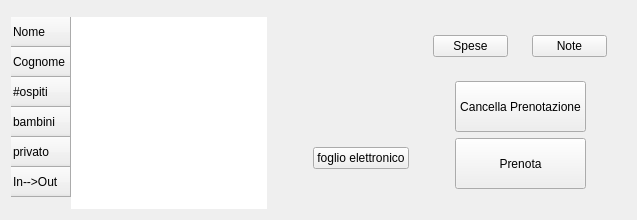
                  <widget class="QWidget" name="tab1">
                      <attribute name="title">
                          <string>Calendario</string>
                      </attribute>
                      <layout class="QGridLayout" name="gridLayout">
                          <item row="0" column="0">
                              <widget class="QFrame" name="frame_calendar">
                                  <property name="sizePolicy">
                                      <sizepolicy hsizetype="Expanding" vsizetype="Expanding">
                                          <horstretch>0</horstretch>
                                          <verstretch>0</verstretch>
                                      </sizepolicy>
                                  </property>
                                  <property name="frameShape">
                                      <enum>QFrame::StyledPanel</enum>
                                  </property>
                                  <property name="frameShadow">
                                      <enum>QFrame::Raised</enum>
                                  </property>
                              </widget>
                          </item>
                          <item row="1" column="0">
                              <layout class="QHBoxLayout" name="horizontalLayout_26">
                                  <item>
                                      <widget class="QTableWidget" name="tableWidget_info_ospite">
                                          <property name="sizePolicy">
                                              <sizepolicy hsizetype="Fixed" vsizetype="Fixed">
                                                  <horstretch>0</horstretch>
                                                  <verstretch>0</verstretch>
                                              </sizepolicy>
                                          </property>
                                          <property name="maximumSize">
                                              <size>
                                                  <width>300</width>
                                                  <height>220</height>
                                              </size>
                                          </property>
                                          <property name="frameShape">
                                              <enum>QFrame::NoFrame</enum>
                                          </property>
                                          <property name="verticalScrollBarPolicy">
                                              <enum>Qt::ScrollBarAlwaysOff</enum>
                                          </property>
                                          <property name="horizontalScrollBarPolicy">
                                              <enum>Qt::ScrollBarAlwaysOff</enum>
                                          </property>
                                          <property name="editTriggers">
                                              <set>QAbstractItemView::NoEditTriggers</set>
                                          </property>
                                          <property name="selectionMode">
                                              <enum>QAbstractItemView::NoSelection</enum>
                                          </property>
                                          <property name="showGrid">
                                              <bool>false</bool>
                                          </property>
                                          <attribute name="horizontalHeaderVisible">
                                              <bool>false</bool>
                                          </attribute>
                                          <attribute name="horizontalHeaderDefaultSectionSize">
                                              <number>115</number>
                                          </attribute>
                                          <attribute name="horizontalHeaderMinimumSectionSize">
                                              <number>50</number>
                                          </attribute>
                                          <attribute name="horizontalHeaderStretchLastSection">
                                              <bool>false</bool>
                                          </attribute>
                                          <row>
                                              <property name="text">
                                                  <string>Nome</string>
                                              </property>
                                          </row>
                                          <row>
                                              <property name="text">
                                                  <string>Cognome</string>
                                              </property>
                                          </row>
                                          <row>
                                              <property name="text">
                                                  <string>#ospiti</string>
                                              </property>
                                          </row>
                                          <row>
                                              <property name="text">
                                                  <string>bambini</string>
                                              </property>
                                          </row>
                                          <row>
                                              <property name="text">
                                                  <string>privato</string>
                                              </property>
                                          </row>
                                          <row>
                                              <property name="text">
                                                  <string>In--&gt;Out</string>
                                              </property>
                                          </row>
                                          <column>
                                              <property name="text">
                                                  <string>New Column</string>
                                              </property>
                                          </column>
                                          <column>
                                              <property name="text">
                                                  <string>New Column</string>
                                              </property>
                                          </column>
                                      </widget>
                                  </item>
                                  <item>
                                      <spacer name="horizontalSpacer_15">
                                          <property name="orientation">
                                              <enum>Qt::Horizontal</enum>
                                          </property>
                                          <property name="sizeHint" stdset="0">
                                              <size>
                                                  <width>40</width>
                                                  <height>20</height>
                                              </size>
                                          </property>
                                      </spacer>
                                  </item>
                                  <item>
                                      <layout class="QVBoxLayout" name="verticalLayout_11">
                                          <item>
                                              <widget class="QLabel" name="label_data">
                                                  <property name="sizePolicy">
                                                      <sizepolicy hsizetype="Fixed" vsizetype="Preferred">
                                                          <horstretch>0</horstretch>
                                                          <verstretch>0</verstretch>
                                                      </sizepolicy>
                                                  </property>
                                                  <property name="minimumSize">
                                                      <size>
                                                          <width>90</width>
                                                          <height>0</height>
                                                      </size>
                                                  </property>
                                                  <property name="text">
                                                      <string/>
                                                  </property>
                                              </widget>
                                          </item>
                                          <item>
                                              <widget class="QPushButton" name="bot_foglio">
                                                  <property name="text">
                                                      <string>foglio elettronico</string>
                                                  </property>
                                              </widget>
                                          </item>
                                          <item>
                                              <spacer name="verticalSpacer_6">
                                                  <property name="orientation">
                                                      <enum>Qt::Vertical</enum>
                                                  </property>
                                                  <property name="sizeType">
                                                      <enum>QSizePolicy::Preferred</enum>
                                                  </property>
                                                  <property name="sizeHint" stdset="0">
                                                      <size>
                                                          <width>20</width>
                                                          <height>40</height>
                                                      </size>
                                                  </property>
                                              </spacer>
                                          </item>
                                      </layout>
                                  </item>
                                  <item>
                                      <layout class="QVBoxLayout" name="verticalLayout_12">
                                          <item>
                                              <layout class="QHBoxLayout" name="horizontalLayout">
                                                  <item>
                                                      <widget class="RedProgressButton" name="bot_spese">
                                                          <property name="minimumSize">
                                                              <size>
                                                                  <width>75</width>
                                                                  <height>0</height>
                                                              </size>
                                                          </property>
                                                          <property name="maximumSize">
                                                              <size>
                                                                  <width>75</width>
                                                                  <height>16777215</height>
                                                              </size>
                                                          </property>
                                                          <property name="text">
                                                              <string>Spese</string>
                                                          </property>
                                                      </widget>
                                                  </item>
                                                  <item>
                                                      <widget class="QPushButton" name="bot_note">
                                                          <property name="minimumSize">
                                                              <size>
                                                                  <width>75</width>
                                                                  <height>0</height>
                                                              </size>
                                                          </property>
                                                          <property name="maximumSize">
                                                              <size>
                                                                  <width>75</width>
                                                                  <height>16777215</height>
                                                              </size>
                                                          </property>
                                                          <property name="text">
                                                              <string>Note</string>
                                                          </property>
                                                      </widget>
                                                  </item>
                                              </layout>
                                          </item>
                                          <item>
                                              <layout class="QHBoxLayout" name="horizontalLayout_22">
                                                  <item>
                                                      <spacer name="horizontalSpacer_18">
                                                          <property name="orientation">
                                                              <enum>Qt::Horizontal</enum>
                                                          </property>
                                                          <property name="sizeHint" stdset="0">
                                                              <size>
                                                                  <width>40</width>
                                                                  <height>20</height>
                                                              </size>
                                                          </property>
                                                      </spacer>
                                                  </item>
                                                  <item>
                                                      <layout class="QVBoxLayout" name="verticalLayout_10">
                                                          <item>
                                                              <widget class="QPushButton" name="bot_cancella">
                                                                  <property name="sizePolicy">
                                                                      <sizepolicy hsizetype="Fixed" vsizetype="Fixed">
                                                                          <horstretch>0</horstretch>
                                                                          <verstretch>0</verstretch>
                                                                      </sizepolicy>
                                                                  </property>
                                                                  <property name="minimumSize">
                                                                      <size>
                                                                          <width>131</width>
                                                                          <height>51</height>
                                                                      </size>
                                                                  </property>
                                                                  <property name="maximumSize">
                                                                      <size>
                                                                          <width>131</width>
                                                                          <height>51</height>
                                                                      </size>
                                                                  </property>
                                                                  <property name="text">
                                                                      <string>Cancella Prenotazione</string>
                                                                  </property>
                                                              </widget>
                                                          </item>
                                                          <item>
                                                              <widget class="QPushButton" name="bot_prenota">
                                                                  <property name="sizePolicy">
                                                                      <sizepolicy hsizetype="Fixed" vsizetype="Fixed">
                                                                          <horstretch>0</horstretch>
                                                                          <verstretch>0</verstretch>
                                                                      </sizepolicy>
                                                                  </property>
                                                                  <property name="minimumSize">
                                                                      <size>
                                                                          <width>131</width>
                                                                          <height>51</height>
                                                                      </size>
                                                                  </property>
                                                                  <property name="maximumSize">
                                                                      <size>
                                                                          <width>131</width>
                                                                          <height>51</height>
                                                                      </size>
                                                                  </property>
                                                                  <property name="text">
                                                                      <string>Prenota</string>
                                                                  </property>
                                                              </widget>
                                                          </item>
                                                      </layout>
                                                  </item>
                                                  <item>
                                                      <spacer name="horizontalSpacer_12">
                                                          <property name="orientation">
                                                              <enum>Qt::Horizontal</enum>
                                                          </property>
                                                          <property name="sizeHint" stdset="0">
                                                              <size>
                                                                  <width>40</width>
                                                                  <height>20</height>
                                                              </size>
                                                          </property>
                                                      </spacer>
                                                  </item>
                                              </layout>
                                          </item>
                                      </layout>
                                  </item>
                              </layout>
                          </item>
                      </layout>
                  </widget>
